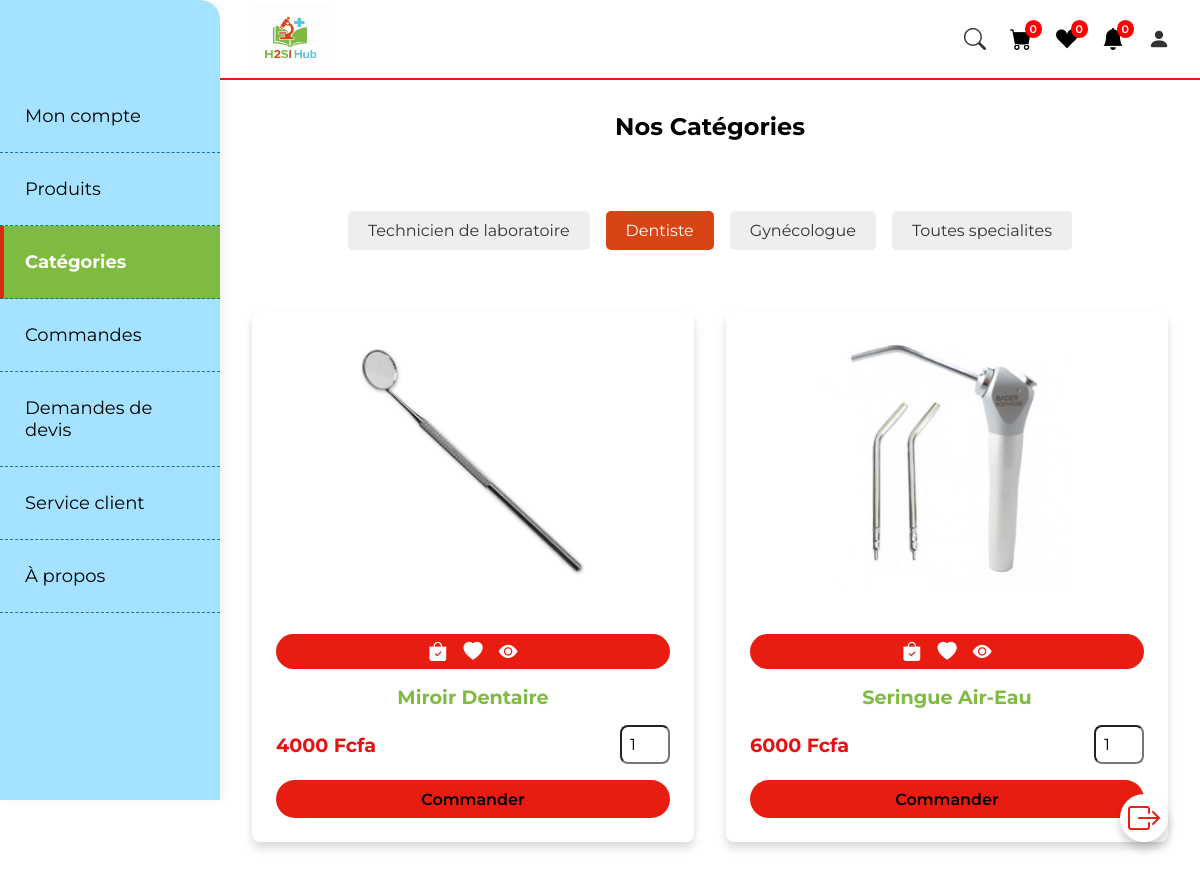
The page /presentation.php?categorie=Dentiste on the database its author committed.
### tables this page shows
CREATE TABLE `t_produit` (
  `id` int(10) NOT NULL,
  `nom_pdt` varchar(1000) NOT NULL,
  `prix` float NOT NULL,
  `image` varchar(1000) NOT NULL,
  `detail_pdt` longtext NOT NULL,
  `categorie` varchar(100) NOT NULL
);

### sessioneq.php (called while the page is built, shortened)
<?php
include("admin/connexion.php");
if (isset($_SESSION['id_client'])) {
    $id_client = $_SESSION['id_client'];
    $nom_client = $_SESSION['nom_client'];
    $prenom_client = $_SESSION['prenom_client'];
    $mail_client = $_SESSION['mail_client'];
    $count_panier = $con->prepare("SELECT COUNT(*) FROM t_panier WHERE id_client = :id_client");
    $count_panier->bindParam(":id_client", $id_client);
    $count_panier->execute();
    $num_panier = $count_panier->fetchColumn();
    $count_wishlist = $con->prepare("SELECT COUNT(*) FROM t_wishlist WHERE id_client = :id_client");
    $count_wishlist->bindParam(":id_client", $id_client);
    $count_wishlist->execute();
    $num_wishlist = $count_wishlist->fetchColumn();
$count_notif = $con->prepare("SELECT COUNT(*) FROM t_notifications WHERE id_client = :id_client AND est_lue = 0");
$count_notif->bindParam(":id_client", $id_client);
$count_notif->execute();
$num_notif = $count_notif->fetchColumn();
} else {
     $num_notif = 0;
}
?>

### presentation.php (the view, shortened to what this page needs)
<?php
 include("sessioneq.php");
?>
<html lang="en" dir="ltr">
<head>
    <link rel="stylesheet" href="https://cdn.jsdelivr.net/npm/bootstrap-icons@1.10.3/font/bootstrap-icons.css">
</head>
<link rel="stylesheet" href="styl.css">
</head>
<body>
<div class="navbar-container">
  <div class="navbar-top">
    <a href="#" class="logo"><img src="Images/H2SI Hub.png" class="logo-img"  alt="H2SI Logo" /></a>
    <div class="nav-icons">
      <i class="bi bi-search" id="search-icon"></i>
      <a href="panier.php" class="panier">
        <i class="bi bi-cart-fill"></i>
            <sup><?php
             $count_panier = $con->prepare("SELECT COUNT(*) FROM t_panier WHERE id_client = :id_client");
             $count_panier->bindParam(":id_client", $id_client);
             $count_panier->execute();
             $num_panier = $count_panier->fetchColumn();
              echo $num_panier;
          ?>
          </sup>
        </a>
      <a href="wishlist.php" class="wishlist">
        <i class="bi bi-suit-heart-fill"></i>
     <sup><?php
            $count_wishlist = $con->prepare("SELECT COUNT(*) FROM t_wishlist WHERE id_client = :id_client");
            $count_wishlist->bindParam(":id_client", $id_client);
            $count_wishlist->execute();
            $num_wishlist = $count_wishlist->fetchColumn();
            echo $num_wishlist;
            ?></sup>
        </a>
        <a href="notif.php" class="wishlist"><i class="bi bi-bell-fill"></i><sup><?= $num_notif ?></sup></a>
      <i class="bi bi-person-fill" id="person-icon"></i>
    </div>
  </div>
 <nav class="sidebar">
    <ul class="nav-links">
      <li><a href="moncompte.php" class="nav-link">Mon compte</a></li>
      <li><a href="eqconnect.php" class="nav-link">Produits</a></li>
      <li><a href="presentation.php" class="nav-link active">Catégories</a></li>
      <li><a href="commande.php" class="nav-link">Commandes</a></li>
     <li><a href="devis.php" class="nav-link">Demandes de devis</a></li>
     <li><a href="service_client.php" class="nav-link">Service client</a></li>
      <li><a href="faq.php" class="nav-link">À propos</a></li>
    </ul>
  </nav>
</div>
<section class="categories">
  <h2 style="text-align:center; margin-bottom:5rem; margin-top:2rem;">Nos Catégories</h2>
  <div class="categorie-liste" style="text-align:center; margin-bottom: 30px;">
    <?php
    $categories = $con->query("SELECT DISTINCT categorie FROM t_produit WHERE categorie IS NOT NULL AND categorie != ''");
    while ($cat = $categories->fetch(PDO::FETCH_ASSOC)) {
      $cat_name = htmlspecialchars($cat['categorie']);
      $active = (isset($_GET['categorie']) && $_GET['categorie'] == $cat_name) ? "active" : "";
      echo '<a href="presentation.php?categorie=' . urlencode($cat_name) . '" class="categorie-btn ' . $active . '">' . $cat_name . '</a>';
    }
    ?>
  </div>
  <section class="produits">
    <div class="contenu_box" id="produitsGrid">
      <?php
      if (isset($_GET['categorie'])) {
        $categorie = htmlspecialchars($_GET['categorie']);
        $stmt = $con->prepare("SELECT * FROM t_produit WHERE categorie = ?");
        $stmt->execute([$categorie]);
        $produits = $stmt->fetchAll(PDO::FETCH_ASSOC);
        if (count($produits) > 0) {
          foreach ($produits as $pdt) {
            ?>
            <div class="box_eq">
              <div class="image_eq">
                <form method="post">
                  <img src="admin/image/<?= $pdt['image']; ?>" width="100%" class="images">
              </div>
              <div class="info_eq">
                <div class="button">
                  <button type="submit" name="ajouter_au_panier"><i class="bi bi-bag-check-fill"></i></button>
                  <button type="submit" name="ajouter_a_wishlist"><i class="bi bi-heart-fill"></i></button>
                  <a href="pageproduit.php?pid=<?= $pdt['id']; ?>" class="bi bi-eye-fill"></a>
                </div>
                <h3 class="nom"><?= $pdt['nom_pdt']; ?></h3>
                <div class="flex" style="display:flex; justify-content:space-between;">
                  <p class="prix"><?= $pdt['prix']; ?> Fcfa</p>
                  <input type="number" name="quantite" required min="1" value="1" class="quantite" style="width:50px;">
                </div>
              </div>
              <a href="verifier.php?get_id=<?= $pdt['id']; ?>" class="btn_buy">Commander</a>
            </div>
            <?php
          }
        } else {
          echo "<p style='text-align:center;'>Aucun produit trouvé pour cette catégorie.</p>";
        }
      } else {
        echo "<p style='text-align:center;'>Veuillez sélectionner une catégorie ci-dessus.</p>";
      }
      ?>
    </div>
    </section>
   <a href="eqconnect.php"><i class="bi bi-box-arrow-right"></i></a>
</section>
</body>
</html>

### styl.css (style rules this page uses)
* { margin: 0; padding: 0; box-sizing: border-box; font-family: 'Montserrat', sans-serif; list-style: none; text-decoration: none; scroll-behavior: smooth; scroll-padding-top: 2rem; }
body { overflow-x: hidden; padding-top: 80px; padding-left: 220px; box-sizing: border-box; }
.navbar-container { display: flex; flex-direction: row; width: 100%; position: fixed; top: 0; left: 0; background: #fff; z-index: 1000; box-shadow: 0 6px 10px rgba(0, 0, 0, 0.1); }
.navbar-top { position: fixed; top: 0; left: 220px; height: 80px; display: flex; justify-content: space-between; align-items: center; width: calc(100% - 220px); padding: 10px 30px; background: #fff; border-bottom: 2px solid #e81c11; z-index: 1001; }
.logo-img { width: 80px; height: 70px; transition: transform 0.3s ease-in-out; }
.nav-icons { display: flex; gap: 1.5rem; align-items: center; font-size: 22px; color: #333; }
.nav-icons a { color: #000; position: relative; }
.nav-icons sup { position: absolute; top: -8px; right: -10px; background-color: red; color: #fff; font-size: 10px; padding: 2px 5px; border-radius: 50%; }
.sidebar { width: 220px; background: #18b6ff64; height: 100vh; padding-top: 80px; position: fixed; left: 0; top: 0; border-top-right-radius: 20px; box-shadow: 4px 0 10px rgba(0,0,0,0.05); }
.nav-links { list-style: none; padding: 0; margin: 0; }
.nav-links li { width: 100%; }
.nav-link { display: block; padding: 25px 25px; font-size: 18px; color: #000; border-bottom: 1px dashed #056fa0ef; text-decoration: none; transition: all 0.3s ease; position: relative; }
.nav-link.active { background-color: #7EBB40; color: #fff; font-weight: bold; box-shadow: inset 4px 0 0 #d92b10; }
.panier sup { font-size: 11px; font-weight: 600; color:#fafafa; }
.wishlist sup { font-size: 11px; font-weight: 600; color:hwb(0 100% 0%); }
.produits { padding: 2rem; }
.produits .contenu_box { display: grid; grid-template-columns: repeat(auto-fit, minmax(270px, 1fr)); gap: 2rem; margin-top: 10px; }
.produits .box_eq { background: #fff; border-radius: .5rem; box-shadow: 0 6px 10px rgba(0, 0, 0, 0.15); padding: 1.5rem; display: flex; flex-direction: column; justify-content: space-between; }
.produits .box_eq .image_eq { text-align: center; margin-bottom: 1rem; }
.produits .box_eq .image_eq img { width: 100%; max-width: 250px; height: auto; }
.produits .box_eq .info_eq { text-align: center; margin-top: 1rem; }
.produits .box_eq .nom { font-size: 1.2rem; color: #7EBB40; text-transform: capitalize; margin: 0.5rem 0; }
.produits .box_eq .flex { display: flex; justify-content: space-between; align-items: center; margin-top: 1rem; }
.produits .box_eq .prix { font-size: 1.2rem; color: #e81010; font-weight: 700; }
.produits .box_eq .quantite { border-radius: .5rem; padding: .5rem; width: 60px; font-size: 1rem; }
.produits .box_eq .button { display: flex; justify-content: center; gap: 1rem; background: #e81c11; border-radius: 20px; padding: 0.5rem; margin: 1rem 0; }
.produits .box_eq .button button, .produits .box_eq .button a { background: transparent; border: none; color: #fff; font-size: 1.2rem; cursor: pointer; }
.produits .box_eq .btn_buy { text-align: center; background: #e81c11; border-radius: 20px; color: #000; font-weight: 600; padding: 0.6rem 1rem; display: inline-block; margin-top: 1rem; transition: 0.3s ease; }
.categorie-btn { margin: 8px; padding: 10px 20px; background: #eee; border-radius: 5px; cursor: pointer; text-decoration: none; color: #333; transition: all 0.3s ease; }
.categorie-btn:hover, .categorie-btn.active { background: #D84515; color: white; }
.categories a .bi-box-arrow-right { font-size: 2rem; color: #e81c11; position: fixed; bottom: 2rem; right: 2rem; background: #fff; padding: 0.5rem; border-radius: 50%; box-shadow: 0 6px 10px rgba(0, 0, 0, 0.2); transition: transform 0.2s ease; }

### rows shown on the page
t_produit: image (picture), nom_pdt "Miroir Dentaire", prix "4000"
t_produit: image (picture), nom_pdt "Seringue Air-Eau", prix "6000"

### other values the page prints
$num_panier "0"
$num_wishlist "0"
$num_notif "0"
$cat_name "Technicien de laboratoire"
$cat_name "Dentiste"
$cat_name "Gynécologue"
$cat_name "Toutes specialites"
